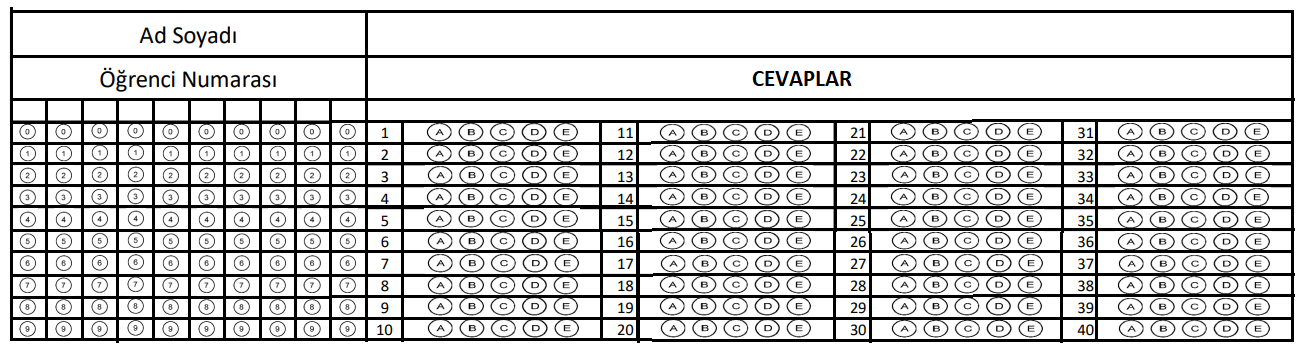
#> input picture anaoptic.png, 1310 x 356 px
$ python -i utility.py   (imports and definitions only)
#> lines starting #> are read from the running program, lines starting #| are printed output that depends on the picture; after the words box and inside, x2 and y2 are one past the last pixel; in counts of white or black regions, pixels touching at a corner belong together
import cv2 as cv
import numpy as np

# Optik form tam anlamıyla frame dumduz ve framein tum alanlarına kpalı bır sekılde fonsıondan fitrelendi
def preprocess(img):
    h,w = (400,900) #resmin uzunluk ve genişligini ayarlıyorum
    tmpdraw = img.copy()  #büyük dikdörtgeni çizmek için gercek resmin bir kopyası alındı bu sadece görmek adına(yarı kısım sonrası sıl)
    bigcount = img.copy() #büyük dikdörtgeni çizmek için gercek resmin bir kopyası alındı
    canny = cv.Canny(img,10,50) # resmin kenarları algılandı
    countours,hierarchy = cv.findContours(canny,cv.RETR_EXTERNAL,cv.CHAIN_APPROX_NONE)#resimde ki kenarlar çizildi
    cv.drawContours(tmpdraw,countours,-1,(255,0,0),10) #Kenarların çizilmesi gerçekleşti
    #cv.imshow("a",tmpdraw) # burada deneme amaclı ekranda gösterildi
    #cv.waitKey(0) # frame sonsuza kadar bekletiliyor
    # Buraya kadar sunulacak
    # cv imshow ve waitkey i kopylayıp bakmak istediğiniz imgleri inceleyın
    big = rectangles(countours) # burada en büük dikdörtgeni almak için fonksıyon cagırıldı


    biggestCount = getCornerRect(big)  #en buyuk dikdörtgenin en uc noktalarını x y koordinatlaruı alınıyor
    cv.drawContours(bigcount,biggestCount,-1,(255,0,0),10) # en buyuk dikdörtgen çizildi

    biggestCount =  reorder(biggestCount) # enbüyük dikdörtgenin uç noktalar belirlenşiyor
    pt1=np.float32(biggestCount) # perspective uygulanması adına referans matris oluşturuldu
    pt2=np.float32([[0,0],[w,0],[0,h],[w,h]]) # yukarıda belirlenen h,w değelere göre yeni resmin referansı olusturuldu
    matr = cv.getPerspectiveTransform(pt1,pt2) # perspective dnüşümü uygulandı
    imgwarp = cv.warpPerspective(img,matr,(w,h)) # warp perspective ile h,w ile belilenmiş yeni foto oluştu
    # artık sadece karsımızda en büyük dikdörtgen yani optigin ta kendisi 400,900 boyutlarında karsımızda
    return imgwarp

# Asıl işlevi dikdörtgenkeri bul ve en buyugune geri yolla
def rectangles(countours):
    rect = []
    for i in countours:
        area = cv.contourArea(i) #çizilen kenarların her bırı ıcın bır alan hesabı yapıldı
        if area > 500: # alan hesabı 500 den buyuk olanı almak adına kosul
            peri = cv.arcLength(i,True) # arclength cevre hesabı yapar
            aprox = cv.approxPolyDP(i,peri * 0.02,True) # approxplydp ile çizilen kenarın kac kenarlı oldugu bulmaya calısılır
            if len(aprox) == 4: #kenar sayısı 4 olanları al
                rect.append(i) # rect dizisine ekle
    rect = sorted(rect,key=cv.contourArea,reverse=True)#dikdörtgenler sıralnadı
    return rect[0] #en buyuk dikdörtgen alındı

# en buyuk dikdörtgenin en uc noktaları gerı yollandı
def getCornerRect(cont):
     peri = cv.arcLength(cont,True) #cevre
     aprox = cv.approxPolyDP(cont,0.02*peri,True)
     return aprox
# en büyük dikdörtgen için perpective kullanabilme adına kenarların x,y koordınatları kesın ve net bir şekilde  ayarlanıyor
# hangi nokta dikdörtgenin neresinde burada bulunur
def reorder(points):
    points = points.reshape((4,2))  # 3 boyutlu matrisin bir içerisine girildi
    newp = np.zeros((4,1,2),np.uint32) # np ile yeni matris olusturuldu değeleri 0
    add = points.sum(1) # değer toplamaları yapıldı
    newp[0] = points[np.argmin(add)] # sol ust
    newp[3] = points[np.argmax(add)] # sag ust
    diff = np.diff(points,axis=1)
    newp[1] = points[(np.argmin(diff))] #sol alt
    newp[2] = points[(np.argmax(diff))] # sağ alt
    return newp

>>> import cv2
>>> picture = cv2.imread('anaoptic.png')
#> picture is the input picture: shape (356, 1310, 3); mean B, G, R 205.1, 205.1, 205.1
>>> result = preprocess(picture)
#> in preprocess, `canny = cv.Canny(img,10,50)`:
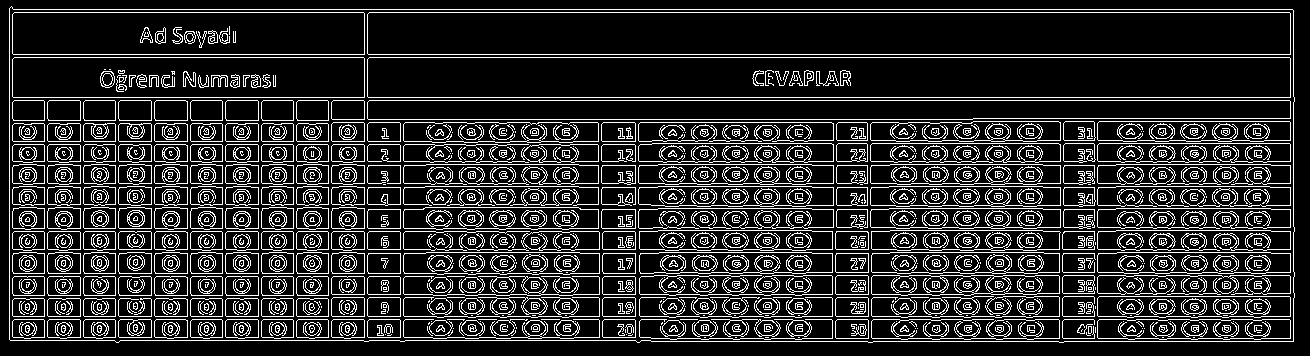
#> canny: shape (356, 1310); 17.3% white in thin lines or dots
#> in preprocess, `countours,hierarchy = cv.findContours(canny,cv.RETR_EXTERNAL,cv.CHAIN_..`: countours = 1 contour; box (x1, y1, x2, y2) and area: (9, 6, 1295, 343) 425708
#> in preprocess, `cv.drawContours(tmpdraw,countours,-1,(255,0,0),10)`:
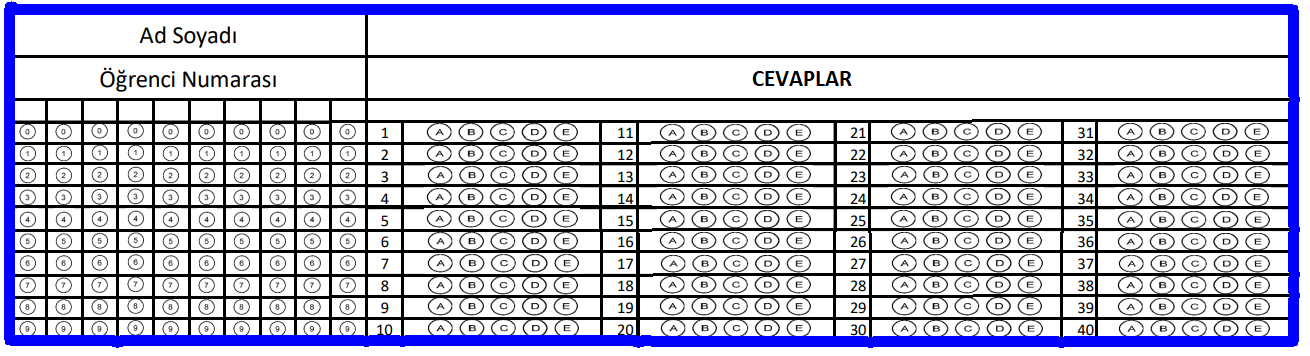
#> tmpdraw: shape (356, 1310, 3); 7.62% of pixels changed, all inside (x1, y1, x2, y2) = (4, 1, 1300, 348)
#> the loop in rectangles, `for i in countours:` made 1 pass
#> (area, peri, aprox) on pass 1: (425708.5, 3243.8, [[9, 8], [10, 340], [1293, 341], [1292, 9]])
#> after the loop in rectangles, `for i in countours:`: rect has the same summary as countours in preprocess
#> in preprocess, `big = rectangles(countours)`: big = contour of 3231 points, box (x1, y1, x2, y2) (9, 6, 1295, 343), area 425708
#> in getCornerRect, `peri = cv.arcLength(cont,True)`: peri = 3243.8
#> in getCornerRect, `aprox = cv.approxPolyDP(cont,0.02*peri,True)`: aprox = [[9, 8], [10, 340], [1293, 341], [1292, 9]]
#> in preprocess, `cv.drawContours(bigcount,biggestCount,-1,(255,0,0),10)`:
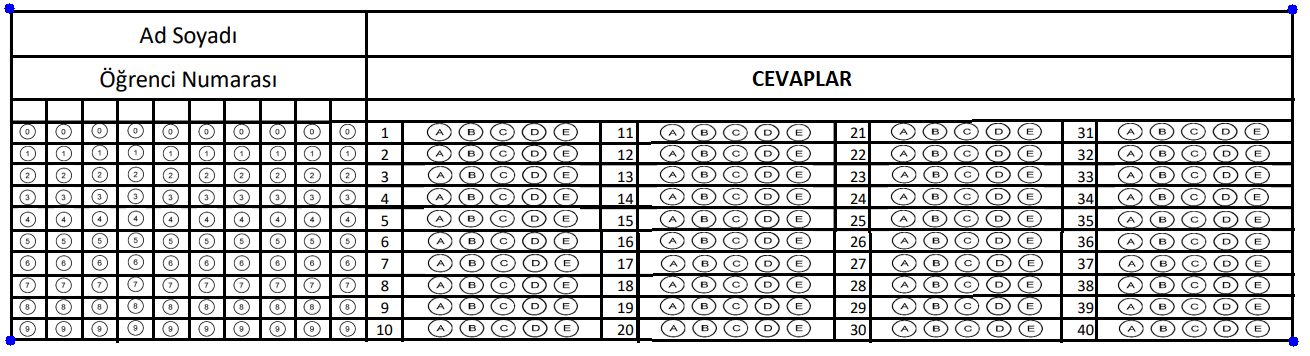
#> bigcount: shape (356, 1310, 3); 0.07% of pixels changed, all inside (x1, y1, x2, y2) = (4, 3, 1299, 347)
#> in reorder, `add = points.sum(1)`: add = [17, 350, 1634, 1301]
#> in reorder, `diff = np.diff(points,axis=1)`: diff = [-1, 330, -952, -1283]
#> in preprocess, `biggestCount =  reorder(biggestCount)`: biggestCount = [[9, 8], [1292, 9], [10, 340], [1293, 341]]
#> in preprocess, `matr = cv.getPerspectiveTransform(pt1,pt2)`: matr = [[0.701, -0.00211, -6.3], [-0.000939, 1.2, -9.63], [-1.14e-19, -2.7e-19, 1]]
#> in preprocess, `imgwarp = cv.warpPerspective(img,matr,(w,h))`:
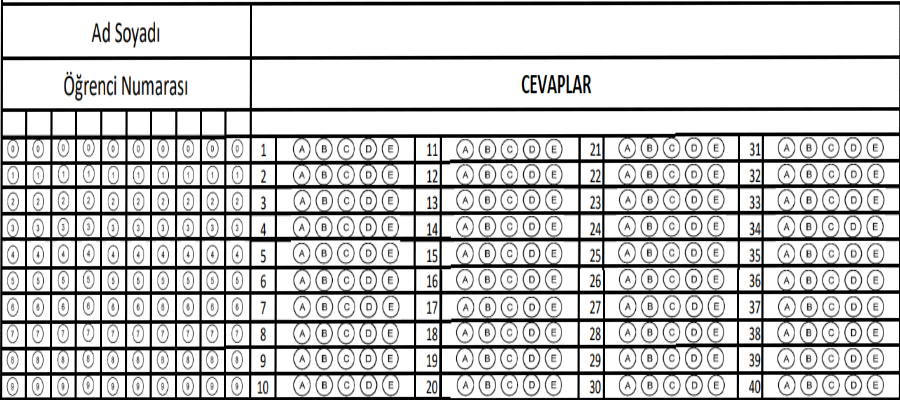
#> imgwarp: shape (400, 900, 3); mean B, G, R 201.5, 201.5, 201.5

$ run again, on cevapanahtari.png
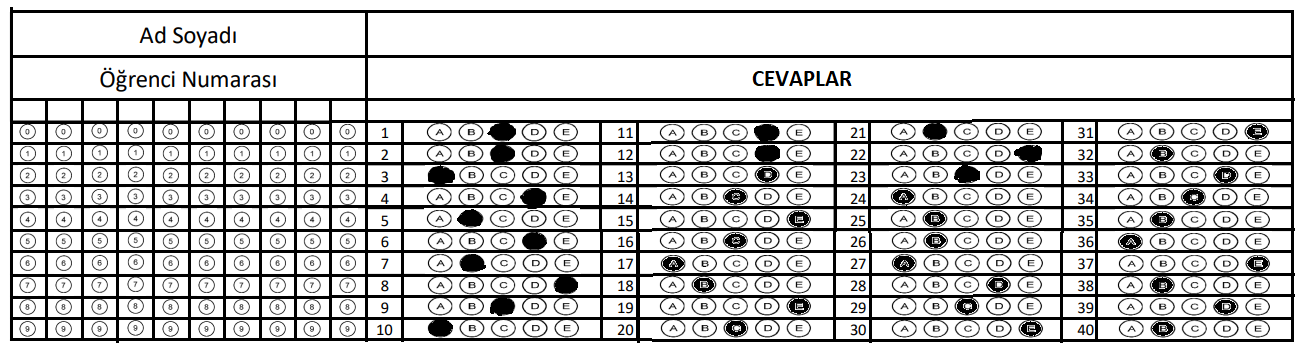
#> input picture cevapanahtari.png, 1310 x 356 px
#> picture is the input picture: shape (356, 1310, 3); mean B, G, R 200.4, 200.4, 200.4
#> in preprocess, `canny = cv.Canny(img,10,50)`:
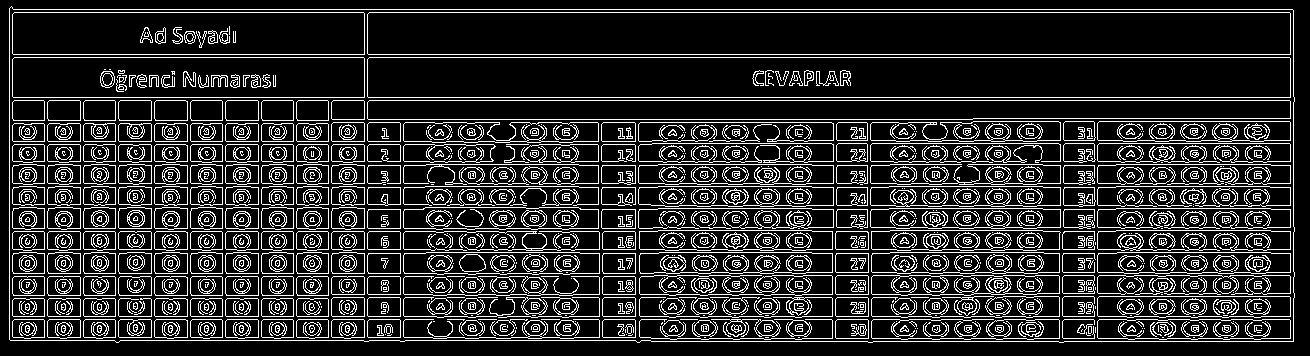
#> canny: shape (356, 1310); 17.2% white in thin lines or dots
#> countours = 1 contour; box (x1, y1, x2, y2) and area: (9, 6, 1295, 343) 425708
#> tmpdraw: shape (356, 1310, 3); 7.62% of pixels changed, all inside (x1, y1, x2, y2) = (4, 1, 1300, 348)
#> the loop in rectangles, `for i in countours:` made 1 pass
#> (area, peri, aprox) on pass 1: (425708.5, 3243.8, [[9, 8], [10, 340], [1293, 341], [1292, 9]])
#> after the loop in rectangles, `for i in countours:`: rect has the same summary as countours in preprocess
#> big = contour of 3231 points, box (x1, y1, x2, y2) (9, 6, 1295, 343), area 425708
#> in getCornerRect, `peri = cv.arcLength(cont,True)`: peri = 3243.8
#> in getCornerRect, `aprox = cv.approxPolyDP(cont,0.02*peri,True)`: aprox = [[9, 8], [10, 340], [1293, 341], [1292, 9]]
#> bigcount: shape (356, 1310, 3); 0.07% of pixels changed, all inside (x1, y1, x2, y2) = (4, 3, 1299, 347)
#> add = [17, 350, 1634, 1301]
#> diff = [-1, 330, -952, -1283]
#> in preprocess, `biggestCount =  reorder(biggestCount)`: biggestCount = [[9, 8], [1292, 9], [10, 340], [1293, 341]]
#> matr = [[0.701, -0.00211, -6.3], [-0.000939, 1.2, -9.63], [-1.14e-19, -2.7e-19, 1]]
#> in preprocess, `imgwarp = cv.warpPerspective(img,matr,(w,h))`:
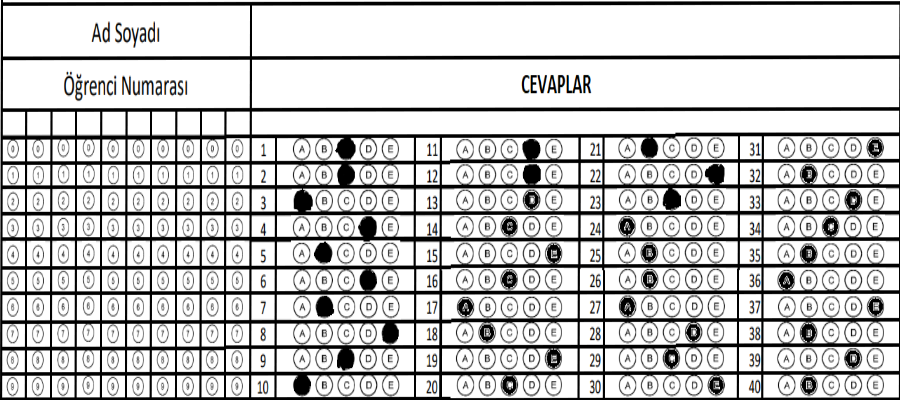
#> imgwarp: shape (400, 900, 3); mean B, G, R 196.3, 196.3, 196.4
